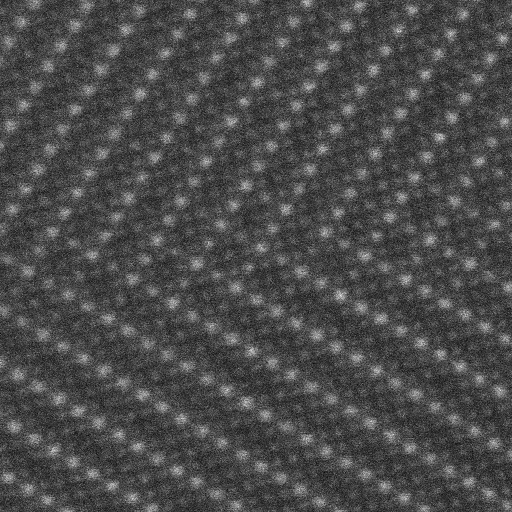
#> input picture data/LLTO_800.tif, 512 x 512 px
$ jupyter execute --allow-errors 06_Image_Processing.ipynb   (shell and % lines are left out)
#> lines starting #> are read from the running program, lines starting #| are printed output that depends on the picture; long printed decimals are rounded
# Introduction to Image Processing

**Suhas Somnath**<br>
National Center for Computational Sciences<br>
Oak Ridge National Laboratory

## Popular packages:
* [scikit-image](https://scikit-image.org/) a.k.a ``skimage`` - comes with Anaconda
* [Open CV for python](https://docs.opencv.org/3.0-beta/doc/py_tutorials/py_tutorials.html) a.k.a ``cv2`` - requires Conda installation

There is a significant overlap between the two packages and we will be demonstrating ``skimage`` below

### Load necessary packages:

[cell 1]
# Numeric operations
import numpy as np
# Visualization / Plotting
from matplotlib import pyplot as plt
from matplotlib.patches import Rectangle
# Scientific image processing library:
import skimage
if int(skimage.__version__.split('.')[1]) < 14:
    from warnings import warn
    warn('Your skimage version is: {} but the recommended version is 0.14.0.'
         'Some features may not work if you do not have the latest version'.format(skimage.__version__))
from skimage import io
from skimage import filters
from skimage.morphology import disk
from skimage.feature import blob_log
from skimage import data
from skimage import measure
from skimage.filters import threshold_mean, threshold_isodata, threshold_minimum, threshold_otsu, threshold_triangle, threshold_li

from skimage import exposure

# Ensure that images are rendered in this notebook:

## Reading images
The most popular method to read images is using the ``skimage.io.imread()`` function

[cell 2]
# Reading the image here:
stem_image = io.imread('./data/LLTO_800.tif')
#> stem_image is the input picture: shape (512, 512) uint16; min 2010, max 59821, mean 19276.1

## Images are just matrices of numbers:

[cell 3]
print('Image read as: {}'.format(type(stem_image)))
#| Image read as: <class 'numpy.ndarray'>
print('Image of shape: {} and precision: {}'.format(stem_image.shape, stem_image.dtype))
#| Image of shape: (512, 512) and precision: uint16

In other words, the image has 512 rows and 512 columns.

Let's take a look at the contents of a single pixel:

[cell 4]
stem_image[5, 4]
#> Out = 16672

## Visualizing images:
We will be using matplotlib for simplicity

[cell 5]
fig, axis = plt.subplots()
axis.imshow(stem_image, cmap='gray');

## Normalizing images

``skimage.img_as_float`` is a very handy function that is often used to normalize the data to ``[0, 1]`` from the original datatype

[cell 6]
print('Before normalization: data type: {}, Min: {}, max: {}'.format(stem_image.dtype, stem_image.min(), stem_image.max()))
#| Before normalization: data type: uint16, Min: 2010, max: 59821

# Normalizing here:
stem_image = skimage.img_as_float(stem_image)

print('After normalization: data type: {}, Min: {}, max: {}'.format(stem_image.dtype, stem_image.min(), stem_image.max()))
#| After normalization: data type: float64, Min: 0.03067, max: 0.9128

### Image manipulation

Since images are just arrays of numbers, we can manipulat them easily just as we would any array:

[cell 7]
modified_image = stem_image.copy()

# Let's set a rectangle within the image to some new value:
modified_image[30:150, 350:450] = 0
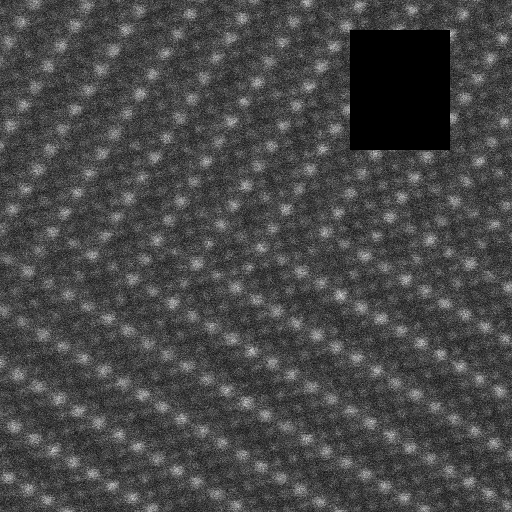
#> modified_image: shape (512, 512) float64; min 0, max 0.905, mean 0.281

# Visualize the modified image
fig, axis = plt.subplots()
axis.imshow(modified_image, cmap='gray')
axis.set_title('Modified Image');

### Cropping images:
Images are cropped in the same way that numpy arrays are sliced

[cell 8]
cropped_image = stem_image[:128, :128]
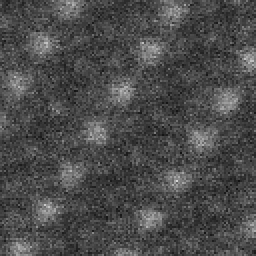
#> cropped_image: shape (128, 128) float64 (shown 2 times larger); min 0.0669, max 0.844, mean 0.298

fig, axis = plt.subplots()
axis.imshow(cropped_image, cmap='gray')
axis.set_title('Cropped Image');

### Pseudo-color or false-color:
A color scheme can be applied to grayscale images  by mapping each grayscale intensity value to a color if desired using the ``cmap`` keyword of ``matplotlib.pyplot.imshow()``:

[cell 9]
fig, axes = plt.subplots(ncols=2, figsize=(8, 4))
# Viridis is assigned by default even if the cmap argument is not specified
im_handle = axes[0].imshow(cropped_image)
axes[0].set_title('cmap="viridis"')
# Adding a colorbar:
cbar = plt.colorbar(im_handle, ax=axes[0], orientation='vertical',
fraction=0.046, pad=0.04, use_gridspec=True)

im_handle = axes[1].imshow(cropped_image, cmap='jet')
axes[1].set_title('cmap="jet"')
# Adding a colorbar:
cbar = plt.colorbar(im_handle, ax=axes[1], orientation='vertical',
fraction=0.046, pad=0.04, use_gridspec=True)
fig.tight_layout()

## Channels

Black and white images have a single **channel** of information while color images have three (red, green, blue) channels of information.

Thus a ``512``x``512`` pixel color image would be represented as a ``(512, 512, 3)`` array

[cell 10]
# Loading the built-in example dataset from scikit image:
cat = data.chelsea()
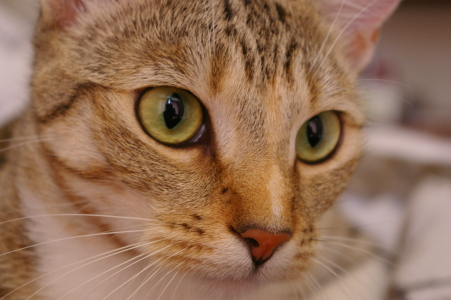
#> input picture skimage.data.chelsea(), 451 x 300 px
#> cat is the input picture: shape (300, 451, 3); mean R, G, B 147.7, 111.4, 86.8

print("Image shape:", cat.shape)
#| Image shape: (300, 451, 3)

fig, axis = plt.subplots()
axis.imshow(cat);

#### Visualizing the three channels separately:

[cell 11]
fig, axes = plt.subplots(ncols=3, figsize=(15, 3))
for chan, axis, colmap, title in zip(range(cat.shape[2]),
                                     axes.flat,
                                     [plt.cm.Reds, plt.cm.Greens, plt.cm.Blues],
                                     ['Red', 'Green', 'Blue']):
    im_handle = axis.imshow(np.squeeze(cat[:, :, chan]), cmap=colmap)
    axis.set_title(title)

    cbar = plt.colorbar(im_handle, ax=axis, fraction=0.046, pad=0.04)
    axis.set_title('FFT2 of image');
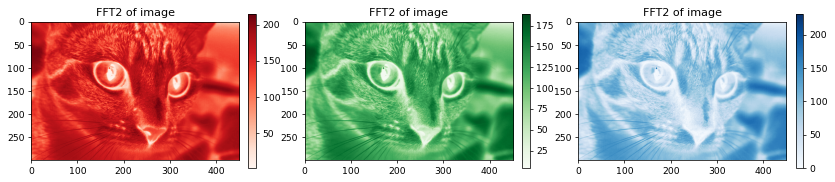
#> figure drawn by matplotlib, 6 panels

### Converting color images to grayscale:

``skimage`` has a very handy function just for this - ``color.rgb2gray()``:

[cell 12]
gscale_cat = skimage.color.rgb2gray(cat)
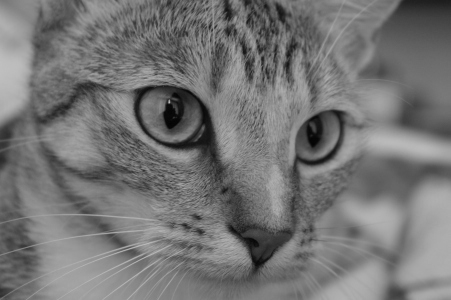
#> gscale_cat: shape (300, 451) float64; min 0.0151, max 0.756, mean 0.46
print('Original shape: {}, grayscale shape: {}'.format(cat.shape, gscale_cat.shape))
#| Original shape: (300, 451, 3), grayscale shape: (300, 451)

fig, axis = plt.subplots()
axis.imshow(gscale_cat, cmap='gray');

## Shapes of images when loaded into Python:

From [Stefan Van der Walt's tutorial](https://github.com/stefanv/imagexd_scientific_python/blob/master/images_are_arrays.ipynb)

|Image type|Coordinates|
|:---|:---|
|2D grayscale|(row, column)|
|2D multichannel|(row, column, channel)|
|3D grayscale|(plane, row, column)|
|3D multichannel|(plane, row, column, channel)|

## Frequency space
A lot of information cam be gained by visualizing the same image in the frequency domain:

[cell 13]
fft_image_raw = np.fft.fft2(stem_image)

fig, axis = plt.subplots(figsize=(5, 5))
# Visualize the magnitude only:
im_hande = axis.imshow(np.abs(fft_image_raw), cmap=plt.cm.OrRd)
# Add a colorbar
cbar = plt.colorbar(im_handle, ax=axis, fraction=0.046, pad=0.04)
axis.set_title('FFT2 of image');

Not much is visible just by taking the 2D FFT. Let's try looking at the ``log`` of the FFT:

[cell 14]
fig, axis = plt.subplots(figsize=(5, 5))
im_handle = axis.imshow(np.log10(np.abs(fft_image_raw)),
                        cmap=plt.cm.OrRd, vmin=2, vmax=3.25)
# Add a colorbar
cbar = plt.colorbar(im_handle, ax=axis, fraction=0.046, pad=0.04)
axis.set_title('FFT2 of image');
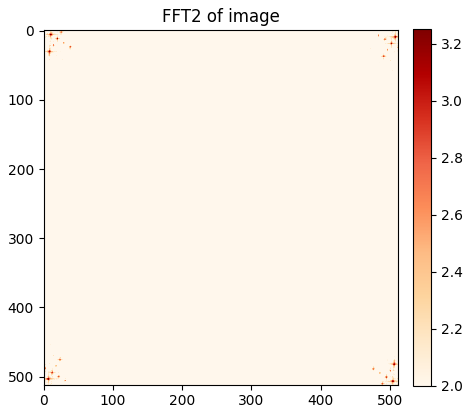
#> figure drawn by matplotlib, 2 panels

Plotting the magnitude 2D-FFT on a vertical log scales shows something unexpected: there appears to be peaks at the corners and no information at the center. This is because the output for the ``fft2`` function flips the frequency axes so that low frequencies are at the ends, and the highest frequency is in the middle.

### Correcting the FFT

To correct this, use the ``fftshift`` command. fftshift brings the lowest frequency components of the FFT back to the center of the plot

[cell 15]
fft_image_raw_shifted = np.fft.fftshift(fft_image_raw)

fig, axis = plt.subplots(figsize=(5, 5))
im_handle = axis.imshow(np.log10(np.abs(fft_image_raw_shifted)),
                        cmap=plt.cm.OrRd, vmin=2, vmax=3.25)
axis.axvline(x=fft_image_raw_shifted.shape[0] // 2, color='k', linestyle=':')
axis.axhline(y=fft_image_raw_shifted.shape[1]// 2, color='k', linestyle=':')
# Add a colorbar
cbar = plt.colorbar(im_handle, ax=axis, fraction=0.046, pad=0.04)
axis.set_title('FFT after fftshift-ing');

## Image filters
The atomically resolved image above appears to be quite noisy and the atomic columns are not clearly visible. Let's apply some image filters to see what they do to the image:

[cell 16]
cropped_image = stem_image[:128, :128]

gaus_sigma = 2.0

gaussian_filtered = filters.gaussian(cropped_image, sigma=gaus_sigma)
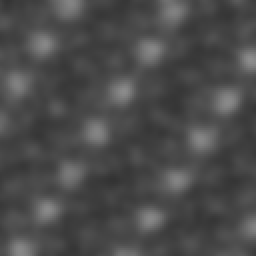
#> gaussian_filtered: shape (128, 128) float64 (shown 2 times larger); min 0.202, max 0.555, mean 0.298

fig, axes = plt.subplots(ncols=3, figsize=(12, 4), sharey=True)
axes[0].imshow(cropped_image, cmap='gray')
axes[0].set_title('Original image')
axes[1].imshow(gaussian_filtered, cmap='gray')
axes[1].set_title('Gaussian filtered, Sigma = {}'.format(gaus_sigma))
axes[2].imshow(cropped_image - gaussian_filtered, cmap='gray')
axes[2].set_title('Removed noise');
fig.tight_layout()
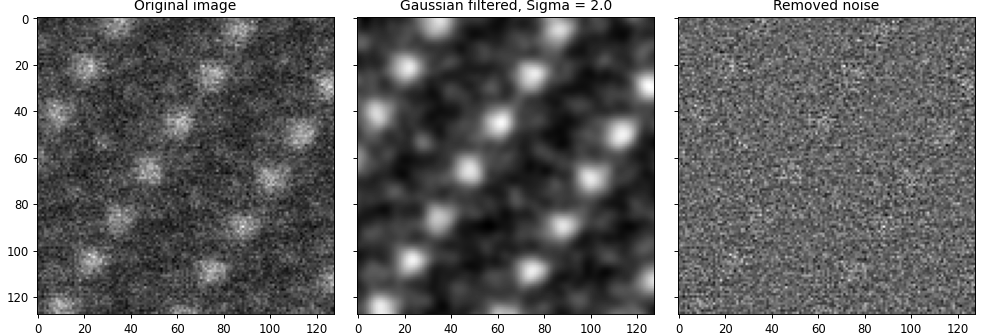
#> figure drawn by matplotlib, 3 panels

### Visualize the effect of filtering in the frequency domain:
The center of the image (low-frequency) remains more-or-less the same but the data outside the center (higher spatial frequencies) is drastically reduced in magnitude thereby resulting in a cleaner image. All the noise from the higher frequencies is visible in the removed noise

Thus, the Gaussian filter is essentially a low-pass filter

[cell 17]
fft_raw = np.fft.fftshift(np.fft.fft2(cropped_image))
fft_noise_rem = np.fft.fftshift(np.fft.fft2(cropped_image - gaussian_filtered))
fft_gaus_filt = np.fft.fftshift(np.fft.fft2(gaussian_filtered))

fig, axes = plt.subplots(ncols=3, figsize=(12, 4))
for axis, fft_img, title in zip(axes.flat,
                                [fft_raw, fft_gaus_filt, fft_noise_rem],
                                ['Raw Image', 'Filtered', 'Noise Removed']):
    axis.imshow(np.log10(np.abs(fft_img)), cmap=plt.cm.OrRd, vmin=[0.5, 2.5])
    axis.set_title(title)
#> this loop made 3 passes
#> title on passes 1 to 3: 'Raw Image', 'Filtered', 'Noise Removed'
fig.tight_layout()
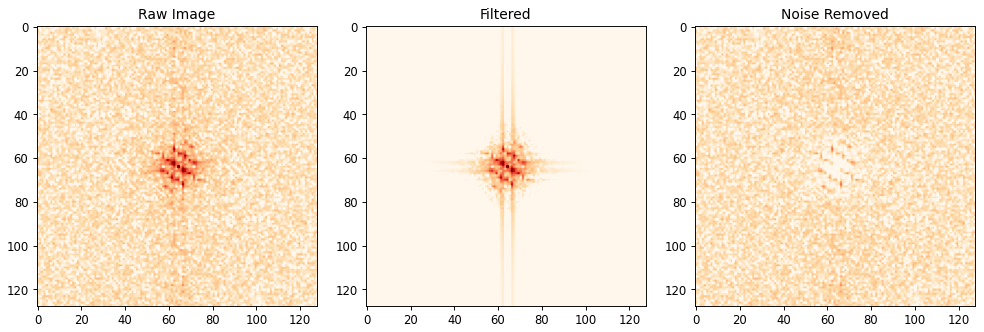
#> figure drawn by matplotlib, 3 panels

## Trying different filter parameters:
In the case of the gaussian filter, one can try differetn values of the standard deviation for the Gaussian kernel via the ``sigma`` keyword argument.

[cell 18]
cropped_image = stem_image[:128, :128]

sigma_values = np.linspace(0, 5, num=9)
#> sigma_values = [0, 0.625, 1.25, 1.88, 2.5, 3.12, 3.75, 4.38, 5]

fig, axes = plt.subplots(nrows=3, ncols=3, figsize=(10, 10), sharex=True, sharey=True)
for axis, gaus_sigma in zip(axes.flat, sigma_values):
    gaussian_filtered = filters.gaussian(cropped_image, sigma=gaus_sigma)
    axis.imshow(gaussian_filtered, cmap='gray')
    axis.set_title('Sigma = {}'.format(gaus_sigma));
#> this loop made 9 passes
#> gaus_sigma on passes 1 to 9: 0, 0.625, 1.25, 1.88, 2.5, 3.12, 3.75, 4.38, 5
fig.suptitle('Gaussian Filter', fontsize=14, y=1.03)
fig.tight_layout()
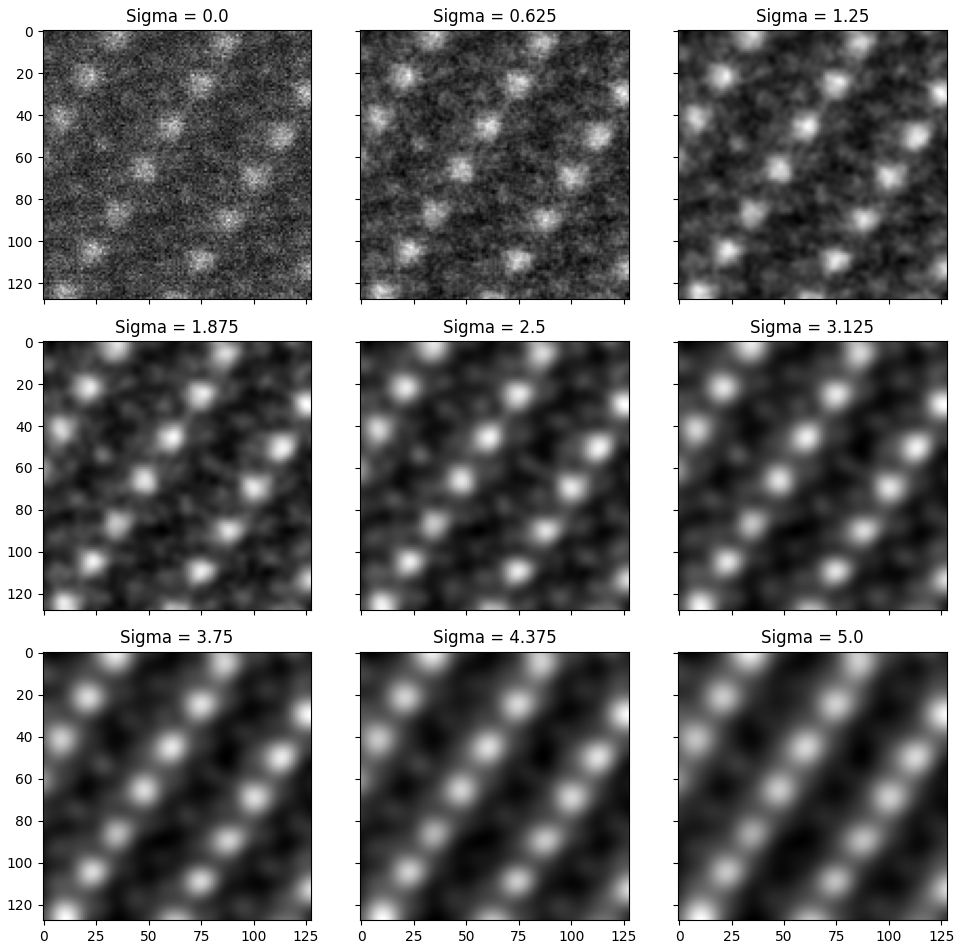
#> figure drawn by matplotlib, 9 panels

## Exercises
How well can you filter the STEM image? Can you make the duller / lower atomic columns clearer?

## More filters:
Several more filters are available in skimage. We will only try out a handful below:
* [Local mean](http://scikit-image.org/docs/dev/auto_examples/xx_applications/plot_rank_filters.html)
* [Median](http://scikit-image.org/docs/dev/auto_examples/xx_applications/plot_rank_filters.html)
* [Gaussian](https://www.scipy-lectures.org/packages/scikit-image/#mathematical-morphology)
* [Unsupervised Wiener](http://scikit-image.org/docs/dev/auto_examples/filters/plot_restoration.html)
* [Bi-lateral Mean](http://scikit-image.org/docs/dev/auto_examples/xx_applications/plot_rank_filters.html)
* [Wiener deconvolution](http://scikit-image.org/docs/dev/api/skimage.restoration.html#skimage.restoration.wiener)

[cell 19]
cropped_image = stem_image[:128, :128]

# Local mean filter
loc_mean = filters.rank.mean(cropped_image, disk(4))

# Median filter:
median_filtered = filters.median(cropped_image, disk(5))

# Gaussian Filter
gaussian_filtered = filters.gaussian(cropped_image, sigma=1.875)

# Bilateral mean
noisy_image = skimage.img_as_ubyte(cropped_image)
bilat_filtered = filters.rank.mean_bilateral(noisy_image.astype(np.uint16), disk(10), s0=5, s1=5)

# Self-tuned Wiener
disk_size = int(1)
psf = np.ones((disk_size, disk_size)) / disk_size**2
#> psf = [1]
self_tuned, _ = skimage.restoration.unsupervised_wiener(cropped_image, psf)

# Wiener deconvolution
disk_size = int(10)
psf = np.ones((disk_size, disk_size)) / disk_size**2
wiener_filtered = skimage.restoration.wiener(cropped_image, psf, 50)

# Visualizing results here:
fig, axes = plt.subplots(ncols=3, nrows=2, figsize=(12, 8),
                         sharex=True, sharey=True)
for axis, img, title in zip(axes.flat,
                            [loc_mean, median_filtered, gaussian_filtered,
                             self_tuned, bilat_filtered, wiener_filtered],
                            ['Local mean', 'Median', 'Gaussian',
                             'Self-tuned Restoration', 'Mean Bilatereral', 'Wiener']):
    axis.imshow(img, cmap='gray')
    axis.set_title(title)
#> this loop made 6 passes
fig.suptitle('Many more filters', fontsize=18, y=1.03)
fig.tight_layout()
